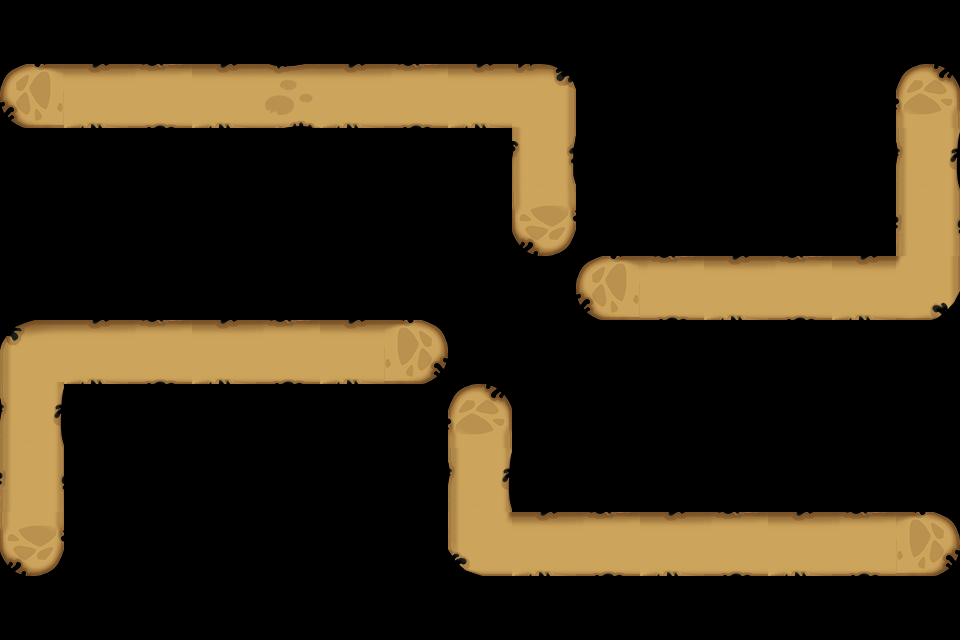

This is a level from a 2D game, rendered from its Tiled map with the project's own tilesets. A one-line summary and the map file follow, with tile-layer data summarised:
An orthogonal 15x10 tile map with 64x64 px tiles, 1 tile layer (Road_Forrest) and 63 objects.

<map version="1.0" orientation="orthogonal" width="15" height="10" tilewidth="64" tileheight="64">
 <tileset firstgid="1" name="Road_Forrest" tilewidth="64" tileheight="64">
  <image source="Road_Forrest.png" width="320" height="256" />
 </tileset>
 <layer name="Road_Forrest" width="15" height="10">
  <data>[150 cells, 40 non-empty, 14 distinct tile ids]</data>
 </layer>
 <objectgroup color="#81aa96" name="path" width="15" height="10">
  <object x="34" y="95" />
  <object x="547" y="98" />
  <object x="548" y="223" />
 </objectgroup>
 <objectgroup name="path" width="15" height="10">
  <object x="32" y="545" />
  <object x="32" y="351" />
  <object x="417" y="352" />
 </objectgroup>
 <objectgroup name="path" width="15" height="10">
  <object x="935" y="96" />
  <object x="932" y="294" />
  <object x="612" y="288" />
 </objectgroup>
 <objectgroup name="path" width="15" height="10">
  <object x="932" y="544" />
  <object x="482" y="544" />
  <object x="482" y="416" />
 </objectgroup>
 <objectgroup color="#0a0a0b" name="blocked" width="15" height="10" />
 <objectgroup color="#55ff00" name="item" width="15" height="10">
  <properties>
   <property name="id" value="20002" />
   <property name="sizeH" value="1" />
   <property name="sizeW" value="1" />
  </properties>
  <object x="161" y="548" />
  <object x="357" y="416" />
  <object x="419" y="482" />
  <object x="161" y="158" />
  <object x="419" y="288" />
  <object x="610" y="352" />
  <object x="869" y="225" />
 </objectgroup>
 <objectgroup color="#55ff00" name="item" width="15" height="10">
  <properties>
   <property name="id" value="20003" />
   <property name="sizeH" value="1" />
   <property name="sizeW" value="1" />
  </properties>
  <object x="228" y="482" />
  <object x="482" y="226" />
  <object x="225" y="162" />
  <object x="931" y="352" />
  <object x="739" y="354" />
  <object x="418" y="549" />
 </objectgroup>
 <objectgroup color="#55ff00" name="item" width="15" height="10">
  <properties>
   <property name="id" value="20004" />
   <property name="sizeH" value="1" />
   <property name="sizeW" value="1" />
  </properties>
  <object x="226" y="546" />
  <object x="866" y="481" />
  <object x="801" y="98" />
 </objectgroup>
 <objectgroup color="#00ff00" name="item" width="15" height="10">
  <properties>
   <property name="id" value="20005" />
   <property name="sizeH" value="1" />
   <property name="sizeW" value="1" />
  </properties>
  <object x="98" y="416" />
  <object x="292" y="161" />
 </objectgroup>
 <objectgroup color="#005500" name="item" width="15" height="10">
  <properties>
   <property name="id" value="20001" />
   <property name="sizeH" value="2" />
   <property name="sizeW" value="1" />
  </properties>
  <object x="97" y="482" />
  <object x="158" y="223" />
  <object x="355" y="223" />
  <object x="678" y="353" />
  <object x="930" y="411" />
  <object x="868" y="95" />
  <object x="610" y="95" />
 </objectgroup>
 <objectgroup color="#00ffaa" name="item" width="15" height="10">
  <properties>
   <property name="id" value="20006" />
   <property name="sizeH" value="1" />
   <property name="sizeW" value="2" />
  </properties>
  <object x="162" y="415" />
  <object x="33" y="160" />
  <object x="355" y="160" />
  <object x="802" y="353" />
  <object x="672" y="97" />
 </objectgroup>
 <objectgroup color="#aaffff" name="item" width="15" height="10">
  <properties>
   <property name="id" value="20009" />
   <property name="sizeH" value="2" />
   <property name="sizeW" value="2" />
  </properties>
  <object x="673" y="162" />
 </objectgroup>
 <objectgroup color="#ffaa00" name="item" width="15" height="10">
  <properties>
   <property name="id" value="20010" />
   <property name="sizeH" value="2" />
   <property name="sizeW" value="2" />
  </properties>
  <object x="31" y="224" />
 </objectgroup>
 <objectgroup color="#00aa7f" name="item" width="15" height="10">
  <properties>
   <property name="id" value="90005" />
   <property name="sizeH" value="2" />
   <property name="sizeW" value="2" />
  </properties>
  <object x="544" y="418" />
 </objectgroup>
 <objectgroup color="#04ecd9" name="item" width="15" height="10">
  <properties>
   <property name="id" value="90007" />
   <property name="sizeH" value="2" />
   <property name="sizeW" value="2" />
  </properties>
 </objectgroup>
 <objectgroup color="#000000" name="tower" width="15" height="10">
  <properties>
   <property name="id" value="41001" />
   <property name="sizeH" value="2" />
   <property name="sizeW" value="2" />
  </properties>
  <object x="225" y="224" />
  <object x="738" y="417" />
 </objectgroup>
 <objectgroup color="#000000" name="tower" width="15" height="10">
  <properties>
   <property name="id" value="41002" />
   <property name="sizeH" value="2" />
   <property name="sizeW" value="2" />
  </properties>
 </objectgroup>
 <objectgroup color="#000000" name="tower" width="15" height="10">
  <properties>
   <property name="id" value="41003" />
   <property name="sizeH" value="2" />
   <property name="sizeW" value="2" />
  </properties>
 </objectgroup>
 <objectgroup color="#000000" name="teemo" width="15" height="10">
  <properties>
   <property name="id" value="1" />
   <property name="sizeH" value="2" />
   <property name="sizeW" value="2" />
  </properties>
  <object x="482" y="288" />
 </objectgroup>
 <objectgroup color="#000000" name="random" width="15" height="10">
  <properties>
   <property name="sizeH" value="2" />
   <property name="sizeW" value="2" />
  </properties>
  <object x="291" y="481" />
 </objectgroup>
 <objectgroup color="#ff0000" name="item" width="15" height="10">
  <properties>
   <property name="id" value="90001" />
   <property name="sizeH" value="1" />
   <property name="sizeW" value="1" />
  </properties>
 </objectgroup>
 <objectgroup color="#00b5ec" name="item" width="15" height="10">
  <properties>
   <property name="id" value="90002" />
   <property name="sizeH" value="1" />
   <property name="sizeW" value="1" />
  </properties>
 </objectgroup>
 <objectgroup color="#ffff00" name="item" width="15" height="10">
  <properties>
   <property name="id" value="90003" />
   <property name="sizeH" value="1" />
   <property name="sizeW" value="1" />
  </properties>
 </objectgroup>
 <objectgroup color="#ff5500" name="item" width="15" height="10">
  <properties>
   <property name="id" value="90004" />
   <property name="sizeH" value="1" />
   <property name="sizeW" value="1" />
  </properties>
 </objectgroup>
 <objectgroup color="#5500ff" name="item" width="15" height="10">
  <properties>
   <property name="id" value="20008" />
   <property name="sizeH" value="1" />
   <property name="sizeW" value="1" />
  </properties>
  <object x="611" y="223" />
  <object x="415" y="419" />
 </objectgroup>
 <objectgroup color="#ffff00" name="item" width="15" height="10">
  <properties>
   <property name="id" value="90006" />
   <property name="sizeH" value="1" />
   <property name="sizeW" value="1" />
  </properties>
  <object x="163" y="482" />
  <object x="415" y="224" />
  <object x="799" y="160" />
  <object x="872" y="416" />
 </objectgroup>
 <objectgroup color="#ff007f" name="bomb" width="15" height="10">
  <properties>
   <property name="damage" value="10000" />
   <property name="id" value="90008" />
   <property name="range" value="128" />
   <property name="sizeH" value="1" />
   <property name="sizeW" value="1" />
  </properties>
 </objectgroup>
 <objectgroup color="#ff007f" name="bomb" width="15" height="10">
  <properties>
   <property name="damage" value="10000" />
   <property name="id" value="90009" />
   <property name="range" value="128" />
   <property name="sizeH" value="1" />
   <property name="sizeW" value="1" />
  </properties>
 </objectgroup>
 <objectgroup color="#ff007f" name="bomb" width="15" height="10">
  <properties>
   <property name="damage" value="10000" />
   <property name="id" value="90010" />
   <property name="range" value="192" />
   <property name="sizeH" value="1" />
   <property name="sizeW" value="1" />
  </properties>
 </objectgroup>
 <objectgroup color="#ff5500" name="hero" width="15" height="10">
  <properties>
   <property name="id" value="40011" />
  </properties>
 </objectgroup>
 <objectgroup color="#ff0000" name="hero" width="15" height="10">
  <properties>
   <property name="id" value="40021" />
  </properties>
  <object x="933" y="350" />
  <object x="33" y="290" />
 </objectgroup>
 <objectgroup color="#ff5500" name="hero" width="15" height="10">
  <properties>
   <property name="id" value="40031" />
  </properties>
 </objectgroup>
 <objectgroup color="#ff5500" name="hero" width="15" height="10">
  <properties>
   <property name="id" value="40041" />
  </properties>
  <object x="610" y="94" />
  <object x="417" y="550" />
 </objectgroup>
 <objectgroup color="#ff5500" name="hero" width="15" height="10">
  <properties>
   <property name="id" value="40051" />
  </properties>
 </objectgroup>
 <objectgroup color="#ff5500" name="hero" width="15" height="10">
  <properties>
   <property name="id" value="40061" />
  </properties>
  <object x="98" y="416" />
  <object x="869" y="226" />
 </objectgroup>
 <objectgroup color="#ff5500" name="hero" width="15" height="10">
  <properties>
   <property name="id" value="40071" />
  </properties>
  <object x="355" y="223" />
  <object x="607" y="418" />
 </objectgroup>
 <objectgroup color="#ff5500" name="hero" width="15" height="10">
  <properties>
   <property name="id" value="40081" />
  </properties>
 </objectgroup>
</map>
